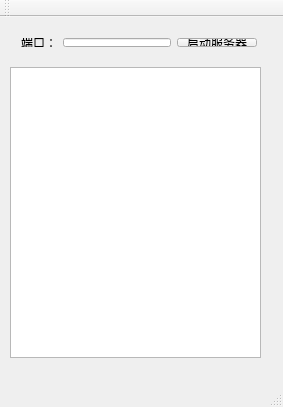
<?xml version="1.0" encoding="UTF-8"?>
<ui version="4.0">
 <class>ServerClass</class>
 <widget class="QMainWindow" name="ServerClass">
  <property name="geometry">
   <rect>
    <x>0</x>
    <y>0</y>
    <width>283</width>
    <height>407</height>
   </rect>
  </property>
  <property name="windowTitle">
   <string>Server</string>
  </property>
  <widget class="QWidget" name="centralWidget">
   <widget class="QWidget" name="layoutWidget">
    <property name="geometry">
     <rect>
      <x>10</x>
      <y>10</y>
      <width>258</width>
      <height>31</height>
     </rect>
    </property>
    <layout class="QGridLayout" name="gridLayout">
     <item row="0" column="0">
      <widget class="QLabel" name="label">
       <property name="text">
        <string>端口：</string>
       </property>
      </widget>
     </item>
     <item row="0" column="2">
      <widget class="QPushButton" name="connectButton">
       <property name="text">
        <string>启动服务器</string>
       </property>
      </widget>
     </item>
     <item row="0" column="1">
      <widget class="QLineEdit" name="lineEdit"/>
     </item>
    </layout>
   </widget>
   <widget class="QTextEdit" name="textEdit">
    <property name="geometry">
     <rect>
      <x>10</x>
      <y>50</y>
      <width>251</width>
      <height>291</height>
     </rect>
    </property>
   </widget>
  </widget>
  <widget class="QMenuBar" name="menuBar">
   <property name="geometry">
    <rect>
     <x>0</x>
     <y>0</y>
     <width>283</width>
     <height>23</height>
    </rect>
   </property>
  </widget>
  <widget class="QToolBar" name="mainToolBar">
   <attribute name="toolBarArea">
    <enum>TopToolBarArea</enum>
   </attribute>
   <attribute name="toolBarBreak">
    <bool>false</bool>
   </attribute>
  </widget>
  <widget class="QStatusBar" name="statusBar"/>
 </widget>
 <layoutdefault spacing="6" margin="11"/>
 <resources>
  <include location="server.qrc"/>
 </resources>
 <connections/>
</ui>
